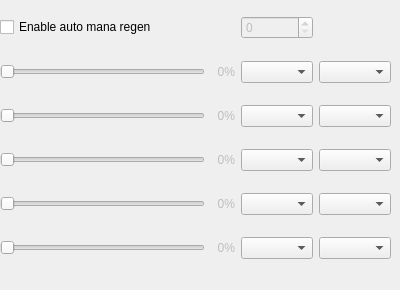
     <widget class="QWidget" name="_4_manaRestorePage">
      <widget class="QWidget" name="gridLayoutWidget_6">
       <property name="geometry">
        <rect>
         <x>0</x>
         <y>0</y>
         <width>391</width>
         <height>281</height>
        </rect>
       </property>
       <layout class="QGridLayout" name="gridLayout_3">
        <item row="5" column="0">
         <widget class="QSlider" name="_4_horizontalSlider_5">
          <property name="enabled">
           <bool>false</bool>
          </property>
          <property name="maximum">
           <number>100</number>
          </property>
          <property name="orientation">
           <enum>Qt::Horizontal</enum>
          </property>
         </widget>
        </item>
        <item row="5" column="1">
         <widget class="QLabel" name="_4_label_5">
          <property name="enabled">
           <bool>false</bool>
          </property>
          <property name="text">
           <string>  0%</string>
          </property>
         </widget>
        </item>
        <item row="3" column="3">
         <widget class="QComboBox" name="_4_comboBox_3"/>
        </item>
        <item row="3" column="1">
         <widget class="QLabel" name="_4_label_3">
          <property name="enabled">
           <bool>false</bool>
          </property>
          <property name="text">
           <string>  0%</string>
          </property>
         </widget>
        </item>
        <item row="2" column="3">
         <widget class="QComboBox" name="_4_comboBox_2"/>
        </item>
        <item row="1" column="1">
         <widget class="QLabel" name="_4_label_1">
          <property name="enabled">
           <bool>false</bool>
          </property>
          <property name="text">
           <string>  0%</string>
          </property>
         </widget>
        </item>
        <item row="4" column="0">
         <widget class="QSlider" name="_4_horizontalSlider_4">
          <property name="enabled">
           <bool>false</bool>
          </property>
          <property name="sizePolicy">
           <sizepolicy hsizetype="Expanding" vsizetype="Fixed">
            <horstretch>0</horstretch>
            <verstretch>0</verstretch>
           </sizepolicy>
          </property>
          <property name="maximumSize">
           <size>
            <width>16777215</width>
            <height>16777215</height>
           </size>
          </property>
          <property name="maximum">
           <number>100</number>
          </property>
          <property name="orientation">
           <enum>Qt::Horizontal</enum>
          </property>
         </widget>
        </item>
        <item row="2" column="1">
         <widget class="QLabel" name="_4_label_2">
          <property name="enabled">
           <bool>false</bool>
          </property>
          <property name="text">
           <string>  0%</string>
          </property>
         </widget>
        </item>
        <item row="1" column="3">
         <widget class="QComboBox" name="_4_comboBox"/>
        </item>
        <item row="1" column="0">
         <widget class="QSlider" name="_4_horizontalSlider_1">
          <property name="enabled">
           <bool>false</bool>
          </property>
          <property name="maximum">
           <number>100</number>
          </property>
          <property name="orientation">
           <enum>Qt::Horizontal</enum>
          </property>
         </widget>
        </item>
        <item row="4" column="1">
         <widget class="QLabel" name="_4_label_4">
          <property name="enabled">
           <bool>false</bool>
          </property>
          <property name="text">
           <string>  0%</string>
          </property>
         </widget>
        </item>
        <item row="5" column="3">
         <widget class="QComboBox" name="_4_comboBox_5"/>
        </item>
        <item row="2" column="0">
         <widget class="QSlider" name="_4_horizontalSlider_2">
          <property name="enabled">
           <bool>false</bool>
          </property>
          <property name="maximum">
           <number>100</number>
          </property>
          <property name="orientation">
           <enum>Qt::Horizontal</enum>
          </property>
         </widget>
        </item>
        <item row="3" column="0">
         <widget class="QSlider" name="_4_horizontalSlider_3">
          <property name="enabled">
           <bool>false</bool>
          </property>
          <property name="maximum">
           <number>100</number>
          </property>
          <property name="orientation">
           <enum>Qt::Horizontal</enum>
          </property>
         </widget>
        </item>
        <item row="4" column="3">
         <widget class="QComboBox" name="_4_comboBox_4"/>
        </item>
        <item row="1" column="2">
         <widget class="QComboBox" name="_4_shortKey_1"/>
        </item>
        <item row="5" column="2">
         <widget class="QComboBox" name="_4_shortKey_5"/>
        </item>
        <item row="4" column="2">
         <widget class="QComboBox" name="_4_shortKey_4"/>
        </item>
        <item row="3" column="2">
         <widget class="QComboBox" name="_4_shortKey_3"/>
        </item>
        <item row="2" column="2">
         <widget class="QComboBox" name="_4_shortKey_2"/>
        </item>
        <item row="0" column="2">
         <widget class="QSpinBox" name="_4_spinGetNumberOfMethodes">
          <property name="enabled">
           <bool>false</bool>
          </property>
          <property name="minimumSize">
           <size>
            <width>35</width>
            <height>0</height>
           </size>
          </property>
         </widget>
        </item>
        <item row="0" column="0" colspan="2">
         <widget class="QCheckBox" name="_4_enableManaRestore">
          <property name="text">
           <string>Enable auto mana regen</string>
          </property>
         </widget>
        </item>
       </layout>
      </widget>
     </widget>
